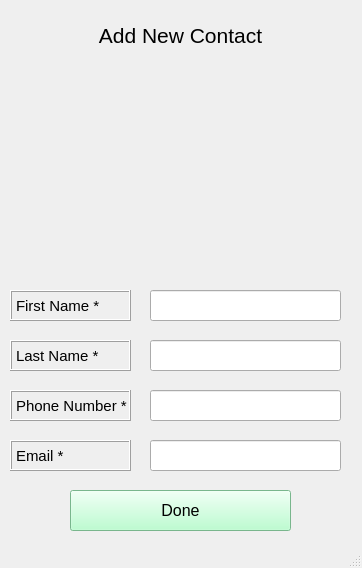
<?xml version="1.0" encoding="UTF-8"?>
<ui version="4.0">
 <class>Add_page</class>
 <widget class="QMainWindow" name="Add_page">
  <property name="geometry">
   <rect>
    <x>0</x>
    <y>0</y>
    <width>362</width>
    <height>568</height>
   </rect>
  </property>
  <property name="windowTitle">
   <string>MainWindow</string>
  </property>
  <widget class="QWidget" name="centralwidget">
   <widget class="QLabel" name="add_label">
    <property name="geometry">
     <rect>
      <x>10</x>
      <y>10</y>
      <width>341</width>
      <height>51</height>
     </rect>
    </property>
    <property name="font">
     <font>
      <pointsize>16</pointsize>
     </font>
    </property>
    <property name="text">
     <string>Add New Contact</string>
    </property>
    <property name="alignment">
     <set>Qt::AlignCenter</set>
    </property>
   </widget>
   <widget class="QLabel" name="firstname_label">
    <property name="geometry">
     <rect>
      <x>10</x>
      <y>290</y>
      <width>121</width>
      <height>31</height>
     </rect>
    </property>
    <property name="font">
     <font>
      <pointsize>11</pointsize>
     </font>
    </property>
    <property name="frameShape">
     <enum>QFrame::Box</enum>
    </property>
    <property name="frameShadow">
     <enum>QFrame::Raised</enum>
    </property>
    <property name="text">
     <string>First Name *</string>
    </property>
   </widget>
   <widget class="QLabel" name="lastname_label">
    <property name="geometry">
     <rect>
      <x>10</x>
      <y>340</y>
      <width>121</width>
      <height>31</height>
     </rect>
    </property>
    <property name="font">
     <font>
      <pointsize>11</pointsize>
     </font>
    </property>
    <property name="frameShape">
     <enum>QFrame::Box</enum>
    </property>
    <property name="frameShadow">
     <enum>QFrame::Raised</enum>
    </property>
    <property name="text">
     <string>Last Name *</string>
    </property>
   </widget>
   <widget class="QLabel" name="number_label">
    <property name="geometry">
     <rect>
      <x>10</x>
      <y>390</y>
      <width>121</width>
      <height>31</height>
     </rect>
    </property>
    <property name="font">
     <font>
      <pointsize>11</pointsize>
     </font>
    </property>
    <property name="frameShape">
     <enum>QFrame::Box</enum>
    </property>
    <property name="frameShadow">
     <enum>QFrame::Raised</enum>
    </property>
    <property name="text">
     <string>Phone Number *</string>
    </property>
   </widget>
   <widget class="QLabel" name="email_label">
    <property name="geometry">
     <rect>
      <x>10</x>
      <y>440</y>
      <width>121</width>
      <height>31</height>
     </rect>
    </property>
    <property name="font">
     <font>
      <pointsize>11</pointsize>
     </font>
    </property>
    <property name="frameShape">
     <enum>QFrame::Box</enum>
    </property>
    <property name="frameShadow">
     <enum>QFrame::Raised</enum>
    </property>
    <property name="text">
     <string>Email *</string>
    </property>
   </widget>
   <widget class="QLineEdit" name="name_line">
    <property name="geometry">
     <rect>
      <x>150</x>
      <y>290</y>
      <width>191</width>
      <height>31</height>
     </rect>
    </property>
    <property name="font">
     <font>
      <pointsize>11</pointsize>
     </font>
    </property>
    <property name="alignment">
     <set>Qt::AlignCenter</set>
    </property>
   </widget>
   <widget class="QLineEdit" name="surname_line">
    <property name="geometry">
     <rect>
      <x>150</x>
      <y>340</y>
      <width>191</width>
      <height>31</height>
     </rect>
    </property>
    <property name="font">
     <font>
      <pointsize>11</pointsize>
     </font>
    </property>
    <property name="alignment">
     <set>Qt::AlignCenter</set>
    </property>
   </widget>
   <widget class="QLineEdit" name="number_line">
    <property name="geometry">
     <rect>
      <x>150</x>
      <y>390</y>
      <width>191</width>
      <height>31</height>
     </rect>
    </property>
    <property name="font">
     <font>
      <pointsize>11</pointsize>
     </font>
    </property>
    <property name="alignment">
     <set>Qt::AlignCenter</set>
    </property>
   </widget>
   <widget class="QLineEdit" name="email_line">
    <property name="geometry">
     <rect>
      <x>150</x>
      <y>440</y>
      <width>191</width>
      <height>31</height>
     </rect>
    </property>
    <property name="font">
     <font>
      <pointsize>11</pointsize>
     </font>
    </property>
    <property name="alignment">
     <set>Qt::AlignCenter</set>
    </property>
   </widget>
   <widget class="QPushButton" name="back_button">
    <property name="geometry">
     <rect>
      <x>70</x>
      <y>490</y>
      <width>221</width>
      <height>41</height>
     </rect>
    </property>
    <property name="font">
     <font>
      <pointsize>12</pointsize>
     </font>
    </property>
    <property name="styleSheet">
     <string notr="true">background-color: rgb(169, 255, 197);</string>
    </property>
    <property name="text">
     <string>Done</string>
    </property>
   </widget>
   <widget class="QLabel" name="photo_label">
    <property name="geometry">
     <rect>
      <x>100</x>
      <y>80</y>
      <width>161</width>
      <height>171</height>
     </rect>
    </property>
    <property name="text">
     <string/>
    </property>
    <property name="pixmap">
     <pixmap>human.jpg</pixmap>
    </property>
    <property name="scaledContents">
     <bool>true</bool>
    </property>
   </widget>
  </widget>
  <widget class="QStatusBar" name="statusbar"/>
 </widget>
 <resources/>
 <connections/>
</ui>
